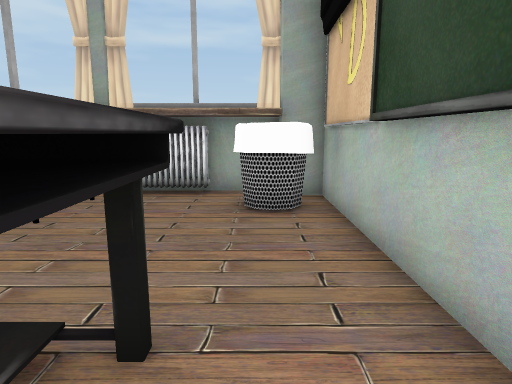
view 1 (above)

16 first-person views from a walk through a Unity game level. The camera is 1.5 m above the floor, tilts 10° down and sees 75° across. The floor is counted in squares, 1 m on a side. Each view is taken from the middle of a square. On the plan, view 1 faces up. The plan holds only what a view shows up to about 15 squares ahead; the rest is blank. The player character is not drawn.

view 2
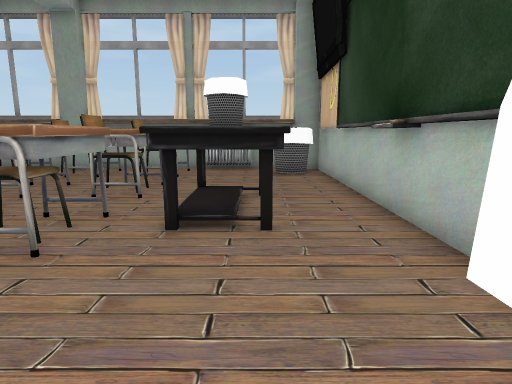

view 3
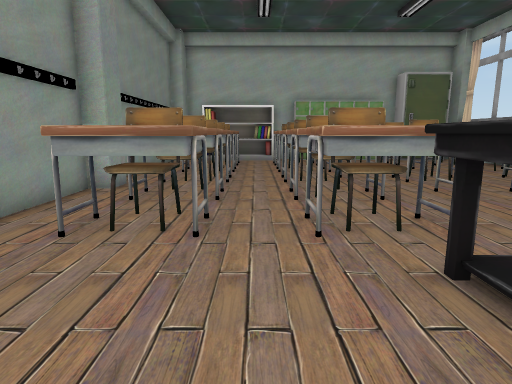

view 4
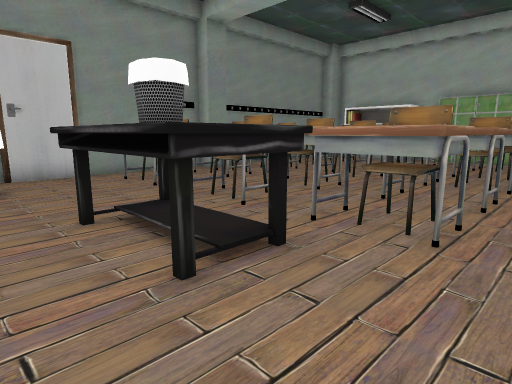

view 5
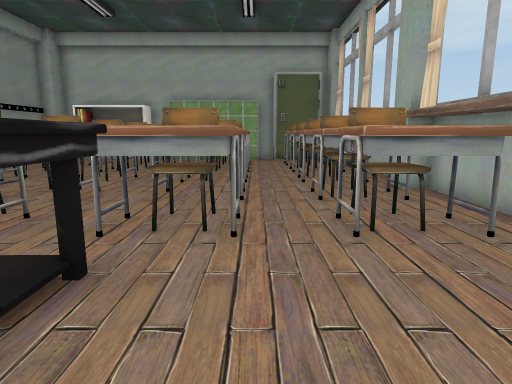

view 6
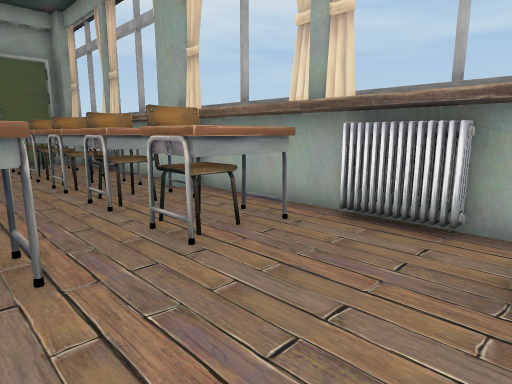

view 7
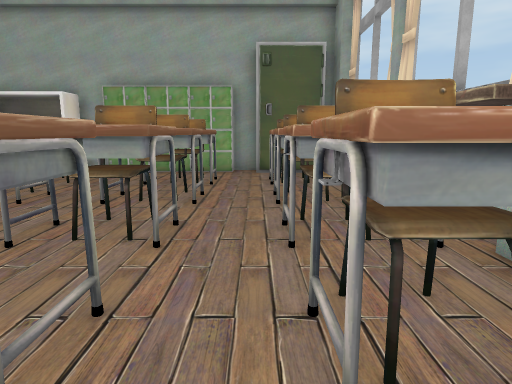

view 8
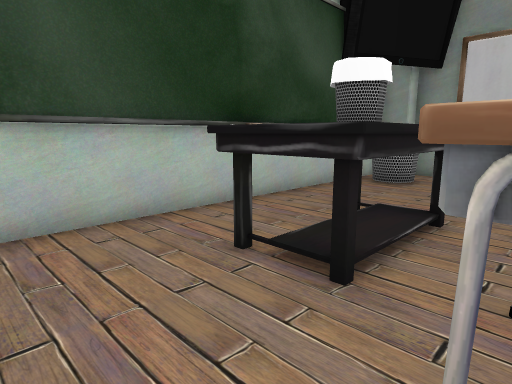

view 9
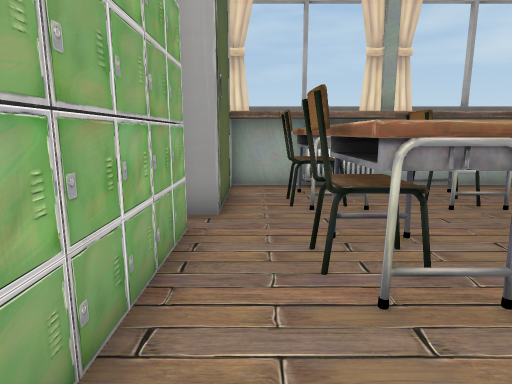

view 10
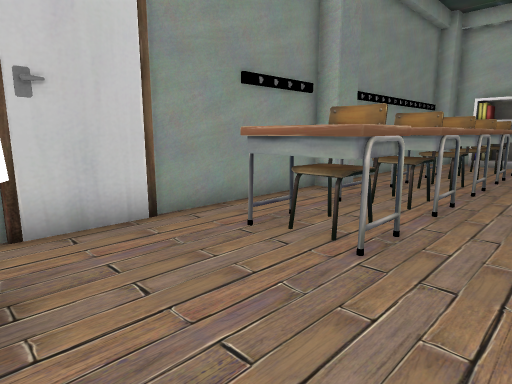

view 11
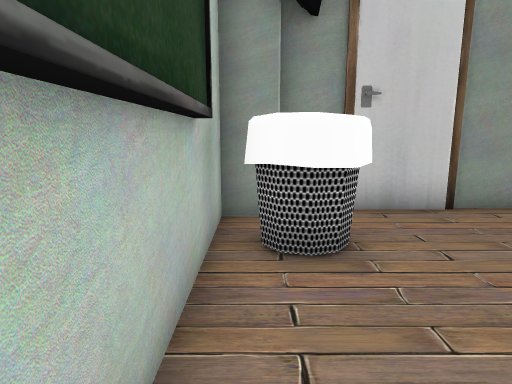

view 12
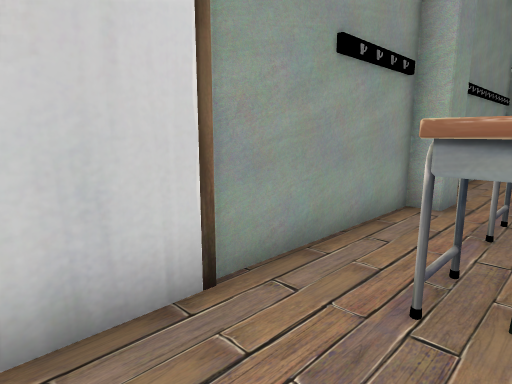

view 13
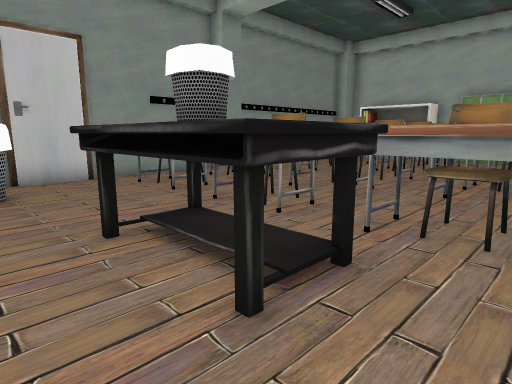

view 14
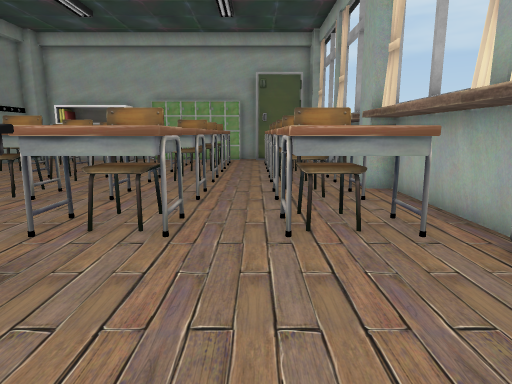

view 15
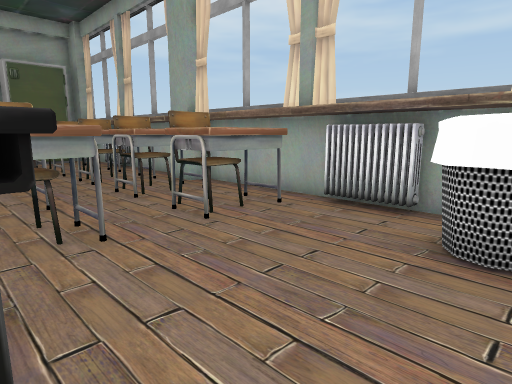

view 16
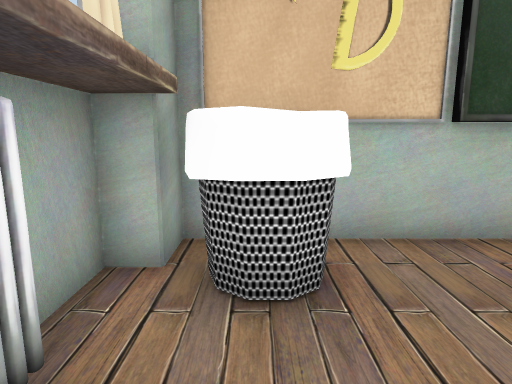

### Floor plan
Key: @ floor where view 1 was taken; # wall or solid block; . floor; B bin; E desk; C chair; T thing the floor can be seen under or through; O other object.
Columns run from 18 left of view 1 to 2 right of it. Each row starts with its distance up from view 1.
  9 #####          #####
  8 #..#######    ###.B##
  7 #.##.##C#######...BB#
  6 #.C#C##C##C##C#...BB#
  5 #...................#
  4 #.##.##.##...TT.....#
  3 #.C#C##C#TTTTTT.....#
  2 #.##.##.#TTT TTEEE..#
  1 #..............EBB..#
  0 #   .##.#######EBB@.#
 -1 #.  O##C#######EEE..#
 -2     .##.#######.....#
 -3     ................#
 -4 # ##.##.#######.....#
 -5 #.C#C##C#######...BB#
 -6     .##.#######...BB#
 -7    ......##........##
 -8   ######  ##########

Positions as (right, up) in squares from view 1, and headings:
1: (0, 0), facing up
2: (-1, -6), facing up
3: (1, -3), facing left
4: (1, 5), facing down-left
5: (1, 4), facing left
6: (0, 3), facing up-left
7: (-5, 5), facing left
8: (-4, 5), facing down-right
9: (-17, -1), facing up
10: (0, -2), facing down-left
11: (1, -1), facing down
12: (-1, -5), facing down-left
13: (1, 4), facing down-left
14: (1, 5), facing left
15: (1, 2), facing up-left
16: (-3, 7), facing right
